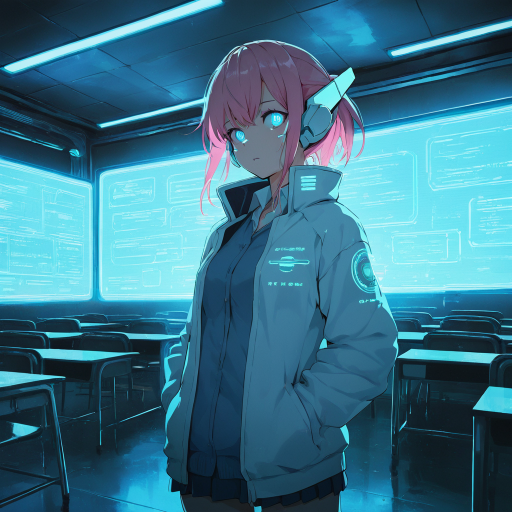
#> input picture examples/stills/netayume_lumina_source.png, 1024 x 1024 px (shown at 1/2 size)
$ python quality_eval.py ../examples/stills --folder ../examples/stills
#> lines starting #> are read from the running program, lines starting #| are printed output that depends on the picture
# -*- coding: utf-8 -*-
#!/usr/bin/env python3
"""
画像品質評価ツール

2段階評価:
  Stage 1 (PIL高速): 解像度・輝度・コントラスト・彩度・シャープネスを即時スコアリング
  Stage 2 (Qwen VL): AIが画像を見て構図・世界観一致・投稿適性を詳細評価

使い方:
  python quality-eval.py --folder drafts/          # フォルダ内全画像を評価
  python quality-eval.py image.png                 # 1枚評価
  python quality-eval.py --folder drafts/ --llm    # Qwen VL詳細評価も実行
  python quality-eval.py --folder drafts/ --auto-reject 60  # 60点未満を自動却下

出力:
  - コンソールにスコア一覧
  - 03-tech-studio/experiments/YYYYMMDD-quality-report.md
  - --auto-reject 使用時: rejected/ フォルダに低品質画像を移動

スコア基準（100点満点）:
  90-100: 即投稿OK
  70-89:  投稿可（minor改善の余地あり）
  50-69:  要検討（Qwen評価を推奨）
  0-49:   却下推奨（プロンプト改善が必要）
"""

import argparse
import json
import shutil
import sys
from datetime import datetime
from pathlib import Path

# Windows端末でUTF-8出力を強制
if sys.stdout.encoding and sys.stdout.encoding.lower() != "utf-8":
    sys.stdout.reconfigure(encoding="utf-8", errors="replace")
    sys.stderr.reconfigure(encoding="utf-8", errors="replace")

# ComfyUI venv の PIL/numpy を使う
COMFYUI_VENV = Path("D:/ComfyUI/venv/Lib/site-packages")
if COMFYUI_VENV.exists():
    sys.path.insert(0, str(COMFYUI_VENV))

try:
    from PIL import Image, ImageFilter, ImageStat
    import numpy as np
    PIL_OK = True
except ImportError:
    PIL_OK = False

STUDIO_ROOT = Path("D:/ai-studio")
REPORT_DIR = STUDIO_ROOT / "03-tech-studio" / "experiments"
SUPPORTED_EXTS = {".png", ".jpg", ".jpeg", ".webp"}


# ===================================================================
# Stage 1: PIL 高速スコアリング
# ===================================================================

def score_resolution(img: "Image.Image") -> tuple[float, str]:
    w, h = img.size
    mp = (w * h) / 1_000_000
    if mp >= 1.5:
        return 100.0, f"{w}x{h} ({mp:.1f}MP) OK"
    elif mp >= 0.8:
        return 75.0, f"{w}x{h} ({mp:.1f}MP) やや小さい"
    else:
        return 40.0, f"{w}x{h} ({mp:.1f}MP) 低解像度"


def score_brightness(img: "Image.Image") -> tuple[float, str]:
    gray = img.convert("L")
    stat = ImageStat.Stat(gray)
    mean = stat.mean[0]
    # 理想: 80-180（暗すぎず明るすぎず）
    if 70 <= mean <= 190:
        return 100.0, f"輝度平均={mean:.0f} OK"
    elif 50 <= mean <= 210:
        return 75.0, f"輝度平均={mean:.0f} やや外れ"
    else:
        issue = "暗すぎ" if mean < 50 else "明るすぎ"
        return 45.0, f"輝度平均={mean:.0f} {issue}"


def score_contrast(img: "Image.Image") -> tuple[float, str]:
    gray = img.convert("L")
    stat = ImageStat.Stat(gray)
    std = stat.stddev[0]
    if std >= 50:
        return 100.0, f"コントラスト={std:.0f} OK"
    elif std >= 30:
        return 70.0, f"コントラスト={std:.0f} 低め"
    else:
        return 40.0, f"コントラスト={std:.0f} 低すぎ（フラット）"


def score_saturation(img: "Image.Image") -> tuple[float, str]:
    hsv = img.convert("HSV") if hasattr(Image, "HSV") else None
    rgb = np.array(img.convert("RGB"), dtype=float)
    r, g, b = rgb[:,:,0], rgb[:,:,1], rgb[:,:,2]
    cmax = np.maximum(np.maximum(r, g), b)
    cmin = np.minimum(np.minimum(r, g), b)
    delta = cmax - cmin
    sat = np.where(cmax > 0, delta / cmax, 0)
    mean_sat = sat.mean() * 100

    if mean_sat >= 20:
        return 100.0, f"彩度={mean_sat:.0f} OK"
    elif mean_sat >= 10:
        return 70.0, f"彩度={mean_sat:.0f} やや低い"
    else:
        return 40.0, f"彩度={mean_sat:.0f} 低い（モノクロ気味）"


def score_sharpness(img: "Image.Image") -> tuple[float, str]:
    gray = img.convert("L")
    lap = gray.filter(ImageFilter.FIND_EDGES)
    stat = ImageStat.Stat(lap)
    sharpness = stat.stddev[0]
    if sharpness >= 15:
        return 100.0, f"シャープネス={sharpness:.1f} OK"
    elif sharpness >= 8:
        return 70.0, f"シャープネス={sharpness:.1f} やや甘い"
    else:
        return 35.0, f"シャープネス={sharpness:.1f} ブレ・ぼけ気味"


def pil_score(image_path: Path) -> dict:
    """PIL メトリクスによる高速スコアリング"""
    if not PIL_OK:
        return {"total": 0, "error": "PIL が利用できません（ComfyUI venv を確認）"}

    try:
        img = Image.open(image_path).convert("RGB")
    except Exception as e:
        return {"total": 0, "error": str(e)}

    res_score, res_note   = score_resolution(img)
    bri_score, bri_note   = score_brightness(img)
    con_score, con_note   = score_contrast(img)
    sat_score, sat_note   = score_saturation(img)
    sha_score, sha_note   = score_sharpness(img)

    # 重み付き合計（解像度30%、シャープネス25%、コントラスト20%、輝度15%、彩度10%）
    total = (
        res_score * 0.30 +
        sha_score * 0.25 +
        con_score * 0.20 +
        bri_score * 0.15 +
        sat_score * 0.10
    )

    return {
        "total": round(total, 1),
        "breakdown": {
            "解像度(30%)":     {"score": res_score, "note": res_note},
            "シャープネス(25%)": {"score": sha_score, "note": sha_note},
            "コントラスト(20%)": {"score": con_score, "note": con_note},
            "輝度(15%)":       {"score": bri_score, "note": bri_note},
            "彩度(10%)":       {"score": sat_score, "note": sat_note},
        },
    }


# ===================================================================
# Stage 2: Qwen VL 詳細評価
# ===================================================================

EVAL_SYSTEM = """あなたはAIイラストの品質評価専門家です。
pixiv向けのAI生成イラスト（未来都市・メタバース・AI社員などのテーマ）を評価します。
必ず以下のJSON形式のみで回答してください。説明文は不要です。"""

EVAL_PROMPT = """この画像を評価してください。以下のJSON形式で回答:
{
  "composition": 0-10,
  "detail_quality": 0-10,
  "color_harmony": 0-10,
  "worldview_fit": 0-10,
  "pixiv_appeal": 0-10,
  "total_100": 0-100,
  "strengths": ["強み1", "強み2"],
  "issues": ["問題1", "問題2"],
  "prompt_suggestions": ["改善提案1", "改善提案2"]
}"""


def llm_score(image_path: Path) -> dict:
    """Qwen VL による詳細評価"""
    try:
        import sys
        sys.path.insert(0, str(Path(__file__).parent))
        from llm_client import LLMClient
        llm = LLMClient()
    except Exception as e:
        return {"error": f"LLM初期化失敗: {e}"}

    try:
        raw = llm.generate_with_image(EVAL_PROMPT, image_path, system=EVAL_SYSTEM)
        # JSON部分を抽出
        start = raw.find("{")
        end = raw.rfind("}") + 1
        if start == -1 or end == 0:
            return {"error": f"JSON解析失敗: {raw[:200]}"}
        result = json.loads(raw[start:end])
        return result
    except json.JSONDecodeError as e:
        return {"error": f"JSON解析失敗: {e}"}
    except Exception as e:
        return {"error": str(e)}


# ===================================================================
# レポート生成
# ===================================================================

def grade(score: float) -> str:
    if score >= 90: return "S"
    if score >= 75: return "A"
    if score >= 60: return "B"
    if score >= 45: return "C"
    return "D"


def print_result(path: Path, pil: dict, llm_result: dict | None):
    total = pil.get("total", 0)
    g = grade(total)
    status = "OK  投稿可" if total >= 70 else ("-- 要検討" if total >= 50 else "NG  却下推奨")
    print(f"\n  [{g}] {path.name}  PIL={total:.0f}点  {status}")
    if "breakdown" in pil:
        for k, v in pil["breakdown"].items():
            bar = "█" * int(v["score"] / 10) + "░" * (10 - int(v["score"] / 10))
            print(f"       {k:<18} [{bar}] {v['score']:.0f}  {v['note']}")
    if llm_result and "total_100" in llm_result:
        lt = llm_result["total_100"]
        print(f"       Qwen評価={lt}点  構図:{llm_result.get('composition')}/10  "
              f"品質:{llm_result.get('detail_quality')}/10  "
              f"色調:{llm_result.get('color_harmony')}/10")
        if llm_result.get("issues"):
            print(f"       問題: {', '.join(llm_result['issues'][:2])}")
        if llm_result.get("prompt_suggestions"):
            print(f"       改善: {llm_result['prompt_suggestions'][0]}")
    if "error" in pil:
        print(f"       [ERROR] {pil['error']}")


def save_report(results: list[dict], output_path: Path):
    output_path.parent.mkdir(parents=True, exist_ok=True)
    date_str = datetime.now().strftime("%Y-%m-%d %H:%M")

    lines = [
        f"# 品質評価レポート",
        f"**作成: {date_str}** | 評価件数: {len(results)}枚",
        "",
        "## サマリー",
        "",
        "| グレード | 件数 | 目安 |",
        "|---------|------|------|",
    ]
    grades = {"S":0, "A":0, "B":0, "C":0, "D":0}
    for r in results:
        g = grade(r["pil"].get("total", 0))
        grades[g] += 1
    grade_notes = {"S":"即投稿OK", "A":"投稿可", "B":"要確認", "C":"改善推奨", "D":"却下推奨"}
    for g, cnt in grades.items():
        lines.append(f"| {g} | {cnt}枚 | {grade_notes[g]} |")

    lines += ["", "## 詳細結果", ""]
    for r in sorted(results, key=lambda x: -x["pil"].get("total", 0)):
        path = r["path"]
        pil = r["pil"]
        llm_r = r.get("llm")
        total = pil.get("total", 0)
        g = grade(total)

        lines.append(f"### [{g}] `{path.name}` — PIL: {total:.0f}点")
        if "breakdown" in pil:
            for k, v in pil["breakdown"].items():
                lines.append(f"- {k}: {v['score']:.0f}点 — {v['note']}")
        if llm_r and "total_100" in llm_r:
            lines.append(f"\n**Qwen評価: {llm_r['total_100']}点**")
            if llm_r.get("strengths"):
                lines.append(f"- 強み: {', '.join(llm_r['strengths'])}")
            if llm_r.get("issues"):
                lines.append(f"- 問題: {', '.join(llm_r['issues'])}")
            if llm_r.get("prompt_suggestions"):
                lines.append("- プロンプト改善案:")
                for s in llm_r["prompt_suggestions"]:
                    lines.append(f"  - {s}")
        lines.append("")

    lines += [
        "## 改善サイクルの使い方",
        "",
        "1. グレードD/Cの画像のプロンプト改善案を `prompt-gen.py` に渡す",
        "2. `comfyui-batch-gen.py` で再生成",
        "3. この評価を再実行",
        "```bash",
        "py -3 prompt-gen.py --improve \"問題点の説明\" --theme metaverse",
        "py -3 comfyui-batch-gen.py --theme metaverse --count 5",
        "py -3 quality-eval.py --folder drafts/ --llm",
        "```",
    ]

    output_path.write_text("\n".join(lines), encoding="utf-8")
    print(f"\n  レポート保存: {output_path.relative_to(STUDIO_ROOT)}")


def main():
    parser = argparse.ArgumentParser(description="画像品質評価ツール")
    parser.add_argument("images", nargs="*", help="評価する画像ファイル")
    parser.add_argument("--folder", help="フォルダを指定（以下の画像を全評価）")
    parser.add_argument("--llm", action="store_true", help="Qwen VL による詳細評価も実行")
    parser.add_argument("--auto-reject", type=float, metavar="SCORE",
                        help="このスコア未満を rejected/ フォルダに移動")
    parser.add_argument("--no-report", action="store_true", help="レポートファイルを保存しない")
    args = parser.parse_args()

    if not PIL_OK:
        print("[ERROR] PIL が利用できません。ComfyUI venv を確認してください。")
        print(f"  確認: {COMFYUI_VENV}")
        sys.exit(1)

    # 対象画像を収集
    images: list[Path] = []
    if args.folder:
        folder = Path(args.folder)
        for ext in SUPPORTED_EXTS:
            images.extend(sorted(folder.glob(f"*{ext}")))
    for p in args.images:
        images.append(Path(p))

    images = [p for p in images if p.exists()]
    if not images:
        print("評価対象の画像が見つかりません。")
        sys.exit(1)

    print(f"\n品質評価開始: {len(images)}枚")
    if args.llm:
        print("  Qwen VL詳細評価: 有効（時間がかかります）")
    print()

    results = []
    rejected = []

    for i, img_path in enumerate(images, 1):
        print(f"[{i}/{len(images)}] {img_path.name}", end="", flush=True)

        pil = pil_score(img_path)
#> in pil_score, img is the input picture: PIL image 1024x1024 RGB; mean R, G, B 57.8, 116.5, 138.2
#> in pil_score, `res_score, res_note   = score_resolution(img)`: res_score = 75; res_note = '1024x1024 (1.0MP) やや小さい'
#> in score_brightness, `gray = img.convert("L")`:
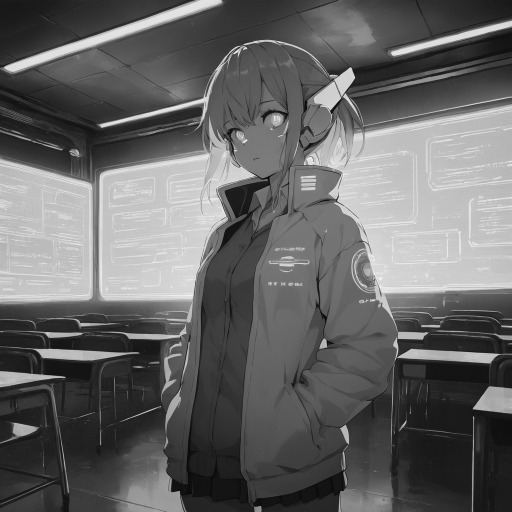
#> gray: PIL image 1024x1024 L (shown at 1/2 size); min 1, max 250, mean 101.4
#> in score_brightness, `mean = stat.mean[0]`: mean = 101.4
#> in pil_score, `bri_score, bri_note   = score_brightness(img)`: bri_score = 100; bri_note = '輝度平均=101 OK'
#> in score_contrast, `std = stat.stddev[0]`: std = 64.35
#> in pil_score, `con_score, con_note   = score_contrast(img)`: con_score = 100; con_note = 'コントラスト=64 OK'
#> in score_saturation, `r, g, b = rgb[:,:,0], rgb[:,:,1], rgb[:,:,2]`:
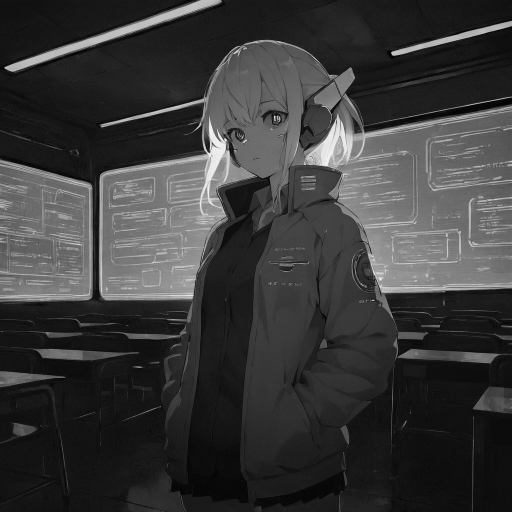
#> r: shape (1024, 1024) float64 (shown at 1/2 size); min 0, max 255, mean 57.8
#> in score_saturation, `r, g, b = rgb[:,:,0], rgb[:,:,1], rgb[:,:,2]`:
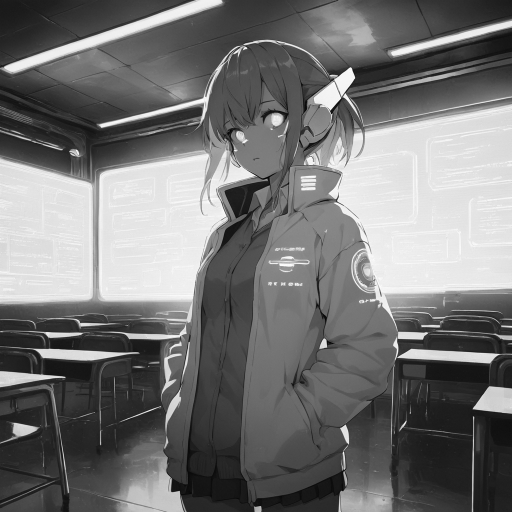
#> g: shape (1024, 1024) float64 (shown at 1/2 size); min 0, max 255, mean 116.5
#> in score_saturation, `r, g, b = rgb[:,:,0], rgb[:,:,1], rgb[:,:,2]`:
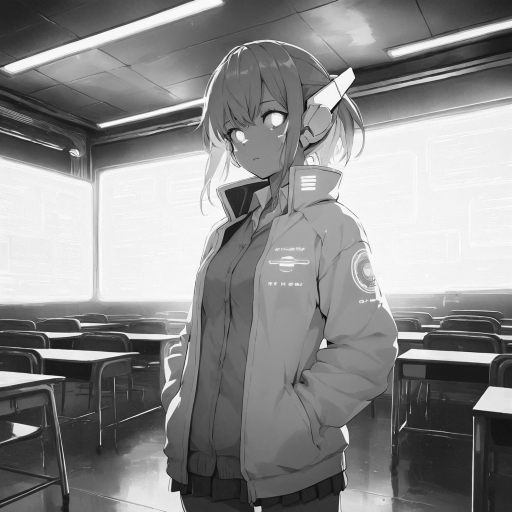
#> b: shape (1024, 1024) float64 (shown at 1/2 size); min 0, max 255, mean 138.2
#> in score_saturation, `delta = cmax - cmin`:
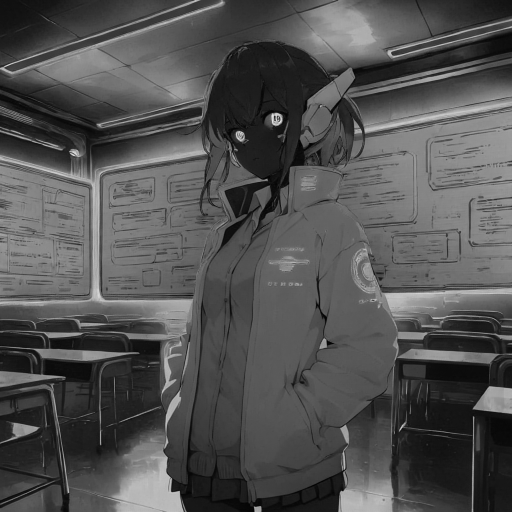
#> delta: shape (1024, 1024) float64 (shown at 1/2 size); min 0, max 246, mean 81.8
#> in score_saturation, `sat = np.where(cmax > 0, delta / cmax, 0)`:
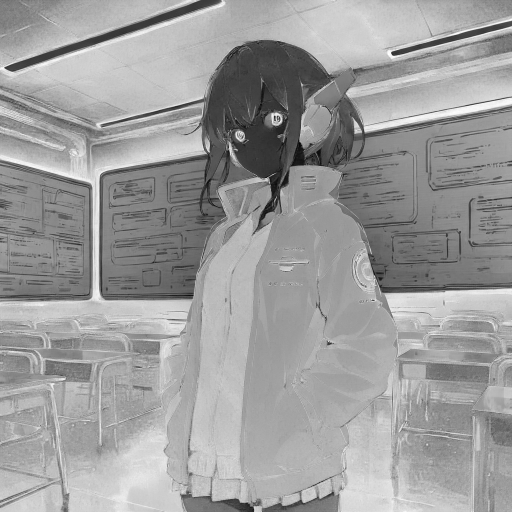
#> sat: shape (1024, 1024) float64 (shown at 1/2 size); min 0, max 1, mean 0.616
#> in score_saturation, `mean_sat = sat.mean() * 100`: mean_sat = 61.58
#> in pil_score, `sat_score, sat_note   = score_saturation(img)`: sat_score = 100; sat_note = '彩度=62 OK'
#> in score_sharpness, `lap = gray.filter(ImageFilter.FIND_EDGES)`:
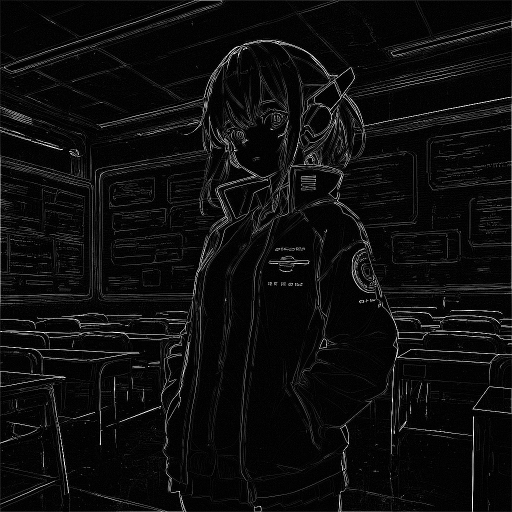
#> lap: PIL image 1024x1024 L (shown at 1/2 size); min 0, max 255, mean 13.1
#> in score_sharpness, `sharpness = stat.stddev[0]`: sharpness = 35.45
#> in pil_score, `sha_score, sha_note   = score_sharpness(img)`: sha_score = 100; sha_note = 'シャープネス=35.5 OK'
#> in pil_score, `total = ( res_score * 0.30 + sha_score * 0.25 + con_score * 0.20 + bri..`: total = 92.5
#> pil = 2 items
        llm_result = None

        if args.llm and pil.get("total", 0) > 0:
            print(" → Qwen評価中...", end="", flush=True)
            llm_result = llm_score(img_path)

        print()
        print_result(img_path, pil, llm_result)
#> in print_result, `total = pil.get("total", 0)`: total = 92.5
#> in print_result, `g = grade(total)`: g = 'S'
#> in print_result, `status = "OK  投稿可" if total >= 70 else ("-- 要検討" if total >= 50 else "..`: status = 'OK  投稿可'
#|   [S] netayume_lumina_source.png  PIL=92点  OK  投稿可
#> the loop in print_result, `for k, v in pil["breakdown"].items():` made 5 passes
#> (k, v, bar) on passes 1 to 5: ('解像度(30%)', {'score': 75, 'note': '1024x1024 (1.0MP) やや小さい'}, '███████░░░'), ('シャープネス(25%)', {'score': 100, 'note': 'シャープネス=35.5 OK'}, '██████████'), ('コントラスト(20%)', {'score': 100, 'note': 'コントラスト=64 OK'}, '██████████'), ('輝度(15%)', {'score': 100, 'note': '輝度平均=101 OK'}, '██████████'), ('彩度(10%)', {'score': 100, 'note': '彩度=62 OK'}, '██████████')
#|        解像度(30%)           [███████░░░] 75  1024x1024 (1.0MP) やや小さい
#|        シャープネス(25%)        [██████████] 100  シャープネス=35.5 OK
#|        コントラスト(20%)        [██████████] 100  コントラスト=64 OK
#|        輝度(15%)            [██████████] 100  輝度平均=101 OK
#|        彩度(10%)            [██████████] 100  彩度=62 OK

        result = {"path": img_path, "pil": pil, "llm": llm_result}
        results.append(result)

        if args.auto_reject and pil.get("total", 100) < args.auto_reject:
            rejected.append(img_path)

    # サマリー
    scores = [r["pil"].get("total", 0) for r in results]
#> scores = [92.5, 0]
    avg = sum(scores) / len(scores) if scores else 0
#> avg = 46.25
    passed = sum(1 for s in scores if s >= 70)
#> passed = 1

    print(f"\n{'='*50}")
    print(f"  評価枚数: {len(results)}")
#|   評価枚数: 2
    print(f"  平均スコア: {avg:.1f}点")
#|   平均スコア: 46.2点
    print(f"  投稿OK (70点以上): {passed}枚 / {len(results)}枚")
#|   投稿OK (70点以上): 1枚 / 2枚
    if rejected:
        print(f"  却下 ({args.auto_reject}点未満): {len(rejected)}枚")

    # 自動却下処理
    if rejected:
        reject_dir = images[0].parent / "rejected"
        reject_dir.mkdir(exist_ok=True)
        for p in rejected:
            shutil.move(str(p), str(reject_dir / p.name))
            print(f"  [却下] {p.name} → rejected/")

    # レポート保存
    if not args.no_report:
        date_str = datetime.now().strftime("%Y%m%d-%H%M%S")
        report_path = REPORT_DIR / f"{date_str}-quality-report.md"
        save_report(results, report_path)
#> in save_report, `lines = [ f"# 品質評価レポート", f"**作成: {date_str}** | 評価件数: {len(results)}枚"..`: lines = ['# 品質評価レポート', '**作成: 2026-11-21 04:45** | 評価件数: 2枚', '', '## サマリー', '', '| グレード | 件数 | 目安 |', '|---------|------|------|']
#> the loop in save_report, `for r in results:` made 2 passes
#> g on passes 1 to 2: 'S', 'D'
#> after the loop in save_report, `for r in results:`: grades = {'S': 1, 'A': 0, 'B': 0, 'C': 0, 'D': 1}
#> the loop in save_report, `for g, cnt in grades.items():` made 5 passes
#> (g, cnt) on passes 1 to 5: ('S', 1), ('A', 0), ('B', 0), ('C', 0), ('D', 1)
#> after the loop in save_report, `for g, cnt in grades.items():`: lines = ['# 品質評価レポート', '**作成: 2026-11-21 04:45** | 評価件数: 2枚', '', '## サマリー', '', '| グレード | 件数 | 目安 |', '|---------|------|------|', '| S | 1枚 | 即投稿OK |', '| A | 0枚 | 投稿可 |', '| B | 0枚 | 要確認 |', '| C | 0枚 | 改善推奨 |', '| D | 1枚 | 却下推奨 |']
#> in save_report, `lines += ["", "## 詳細結果", ""]`: lines = ['# 品質評価レポート', '**作成: 2026-11-21 04:45** | 評価件数: 2枚', '', '## サマリー', '', '| グレード | 件数 | 目安 |', '|---------|------|------|', '| S | 1枚 | 即投稿OK |', '| A | 0枚 | 投稿可 |', '| B | 0枚 | 要確認 |', '| C | 0枚 | 改善推奨 |', '| D | 1枚 | 却下推奨 |', '', '## 詳細結果', '']
#> the loop in save_report, `for r in sorted(results, key=lambda x: -x["pil"].get("total", 0)):` made 2 passes
#> (total, g) on passes 1 to 2: (92.5, 'S'), (0, 'D')
#> after the loop in save_report, `for r in sorted(results, key=lambda x: -x["pil"].get("total", 0)):`: lines = 24 items, first 6: '# 品質評価レポート', '**作成: 2026-11-21 04:45** | 評価件数: 2枚', '', '## サマリー', '', '| グレード | 件数 | 目安 |'
#> in save_report, `lines += [ "## 改善サイクルの使い方", "", "1. グレードD/Cの画像のプロンプト改善案を `prompt-gen.p..`: lines = 34 items, first 6: '# 品質評価レポート', '**作成: 2026-11-21 04:45** | 評価件数: 2枚', '', '## サマリー', '', '| グレード | 件数 | 目安 |'

    print()


if __name__ == "__main__":
    main()
